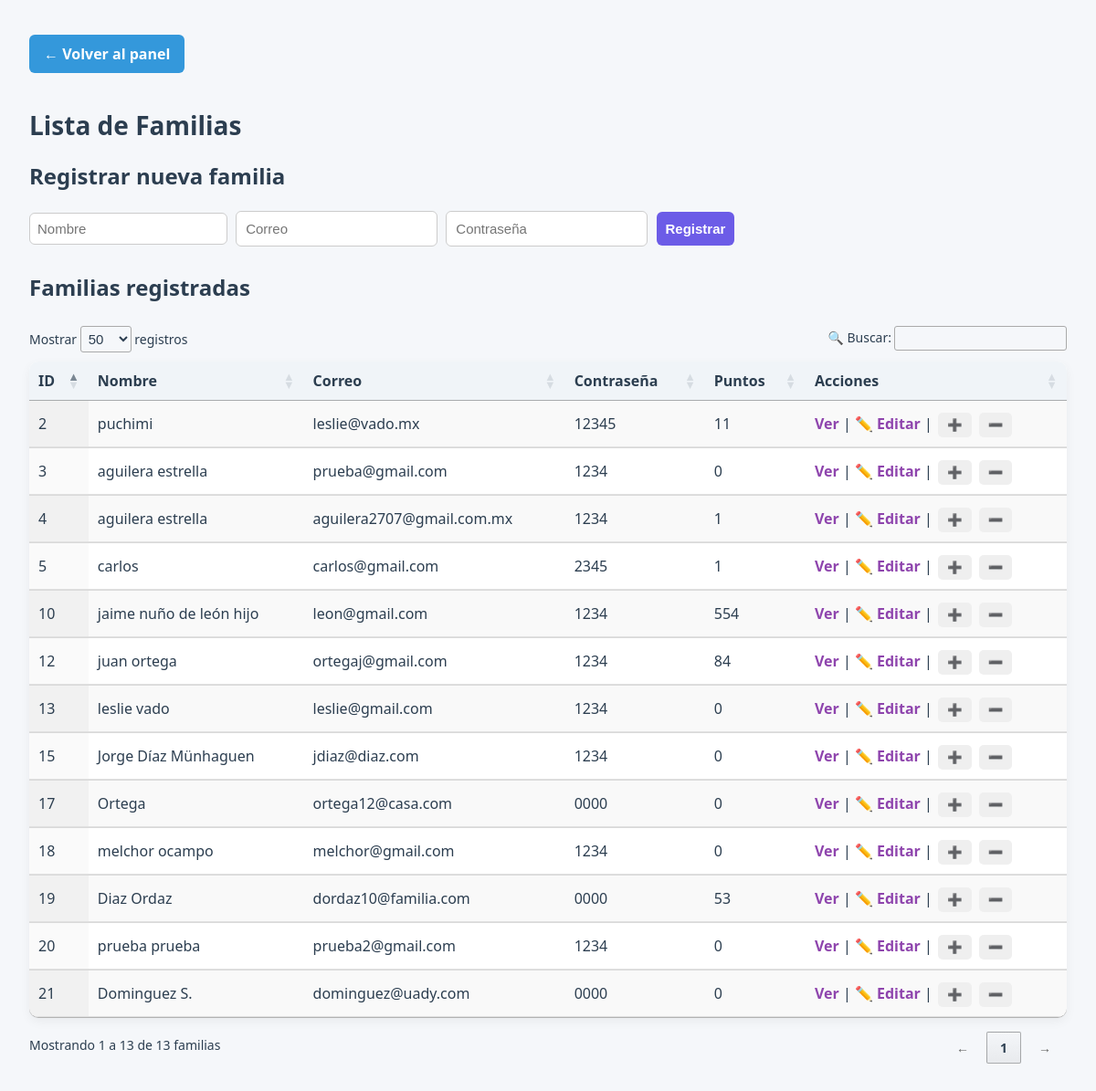
Page /lista_familias on the earlier database version.
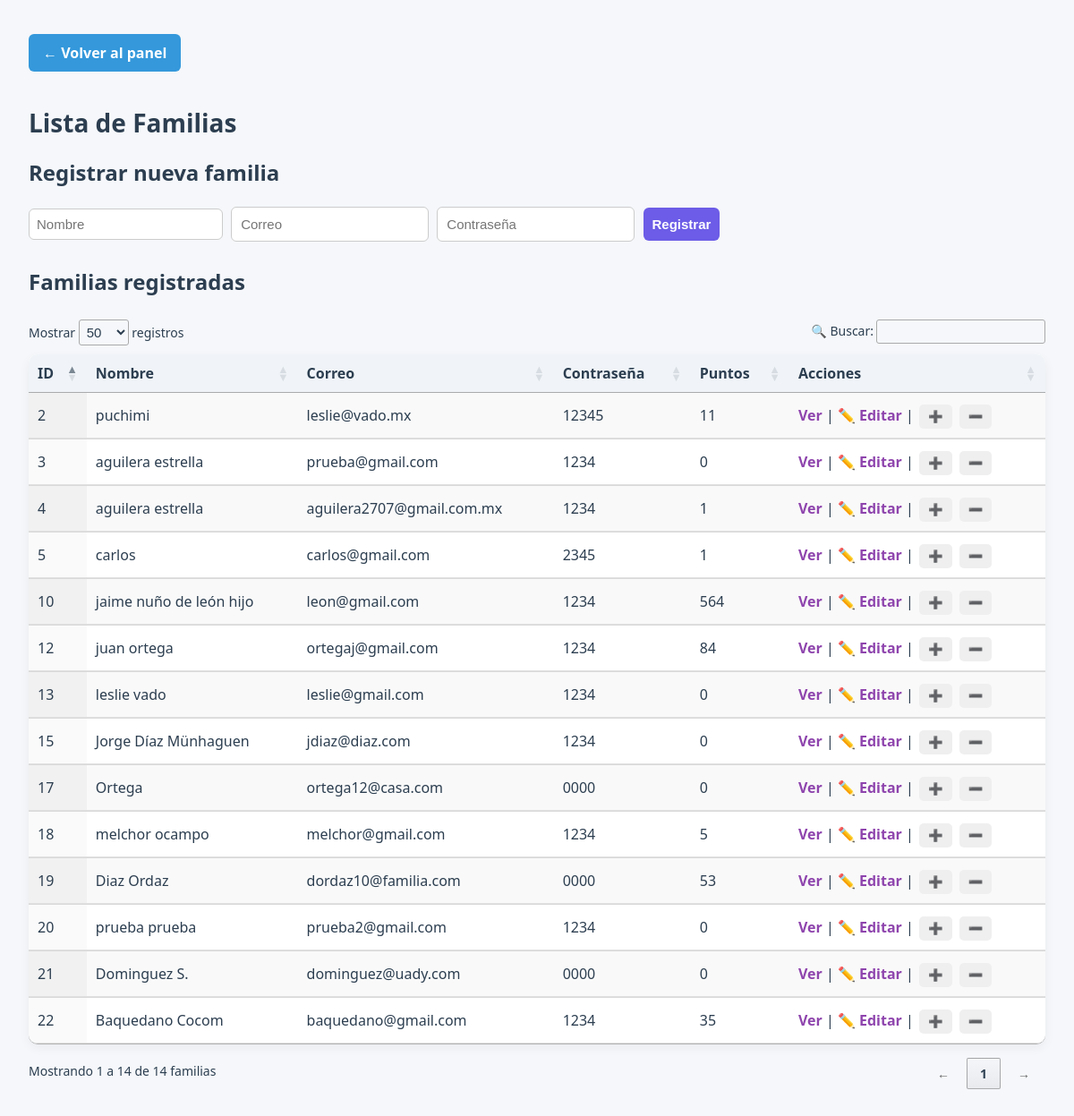
Same page on the later database version.
### app/models.py (models this page shows, shortened)
class Familia(db.Model):
    id = db.Column(db.Integer, primary_key=True)
    nombre = db.Column(db.String(100), nullable=False)
    correo = db.Column(db.String(100), unique=True, nullable=False)
    password = db.Column(db.String(100), nullable=False)
    puntos = db.Column(db.Integer, default=0)

### app/routes.py (the view, shortened to what this page needs)
@app.route('/lista_familias', methods=['GET', 'POST'])
def lista_familias():
    termino_busqueda = request.args.get('buscar', '').strip()
    if termino_busqueda:
        termino_normalizado = quitar_acentos(termino_busqueda.lower())
        familias = Familia.query.all()
        familias = [
            f for f in familias
            if termino_normalizado in quitar_acentos(f.nombre.lower())
        ]
    else:
        familias = Familia.query.all()
    return render_template('lista_familias.html', familias=familias, buscar=termino_busqueda)

### app/__init__.py (called while the page is built)
@app.before_request
def mantener_sesion_activa():
    session.permanent = True

### app/routes.py (called while the page is built)
@app.before_request
def refrescar_timeout():
    if "admin_id" in session:
        now = datetime.utcnow()
        last = session.get("last_activity", now)
        if hasattr(last, "tzinfo") and last.tzinfo is not None:
            last = last.astimezone(timezone.utc).replace(tzinfo=None)
        if now - last > timedelta(minutes=30):  # tu inactividad límite
            entry = LogEntry(
                user=session.get("nombre_usuario"),
                role=session.get("rol"),
                action="timeout sesión",
                entity="Admin",
                details="Cierre de sesión por inactividad"
            )
            db.session.add(entry)
            db.session.commit()
            session.clear()
            return redirect(url_for("login"))
        session["last_activity"] = now

### app/templates/lista_familias.html (shortened to what this page needs)
<!DOCTYPE html>
<html lang="es">
<head>
    <link rel="stylesheet" href="{{ url_for('static', filename='css/admin.css') }}">
    <link rel="stylesheet" href="https://cdn.datatables.net/1.13.6/css/jquery.dataTables.min.css">
</head>
<body>
    <a href="{{ url_for('panel_admin') }}" class="btn-primary">← Volver al panel</a>
    <h1>Lista de Familias</h1>
    <h2>Registrar nueva familia</h2>
    <form method="POST" action="{{ url_for('lista_familias') }}">
        <input type="text" name="nombre" placeholder="Nombre" required>
        <input type="email" name="correo" placeholder="Correo" required>
        <input type="password" name="password" placeholder="Contraseña" required>
        <button type="submit">Registrar</button>
    </form>
    <h2>Familias registradas</h2>
    <table id="tabla-familias" class="display">
        <thead>
            <tr>
                <th>ID</th>
                <th>Nombre</th>
                <th>Correo</th>
                <th>Contraseña</th>
                <th>Puntos</th>
                <th>Acciones</th>
            </tr>
        </thead>
        <tbody>
            {% for f in familias %}
            <tr>
                <td>{{ f.id }}</td>
                <td>{{ f.nombre }}</td>
                <td>{{ f.correo }}</td>
                <td>{{ f.password }}</td>
                <td>{{ f.puntos }}</td>
                <td>
                    <a href="{{ url_for('ver_familia', familia_id=f.id) }}">Ver</a> |
                    <a href="{{ url_for('editar_familia', familia_id=f.id) }}">✏️ Editar</a> |
                    <button onclick="sumar({{ f.id }})">➕</button>
                    <button onclick="canjear({{ f.id }})">➖</button>
                </td>
            </tr>
            {% endfor %}
        </tbody>
    </table>
</body>
</html>

Differences in the rows shown:
changed Familia "jaime nuño de león hijo": puntos "554" → "564"
changed Familia "melchor ocampo": puntos "0" → "5"
added Familia: id "22", nombre "Baquedano Cocom", correo "baquedano@gmail.com", password "1234", puntos "35"
Other differences:
text written by a page script: "Mostrar registros 🔍 Buscar: Mostrando 1 a 13 de 13 familias ← 1 →" → "Mostrar registros 🔍 Buscar: Mostrando 1 a 14 de 14 familias ← 1 →"
